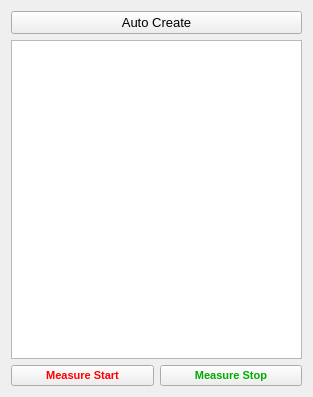
<?xml version="1.0" encoding="UTF-8"?>
<ui version="4.0">
 <class>FormAutoMeasurement</class>
 <widget class="QWidget" name="FormAutoMeasurement">
  <property name="geometry">
   <rect>
    <x>0</x>
    <y>0</y>
    <width>313</width>
    <height>397</height>
   </rect>
  </property>
  <property name="windowTitle">
   <string>Form</string>
  </property>
  <layout class="QVBoxLayout" name="verticalLayout">
   <item>
    <widget class="QPushButton" name="pushBtn_AutoCreate">
     <property name="font">
      <font>
       <pointsize>10</pointsize>
      </font>
     </property>
     <property name="text">
      <string>Auto Create</string>
     </property>
    </widget>
   </item>
   <item>
    <widget class="QTableView" name="tableView"/>
   </item>
   <item>
    <layout class="QHBoxLayout" name="horizontalLayout">
     <item>
      <widget class="QPushButton" name="btnMeasureStart">
       <property name="palette">
        <palette>
         <active>
          <colorrole role="ButtonText">
           <brush brushstyle="SolidPattern">
            <color alpha="255">
             <red>255</red>
             <green>0</green>
             <blue>0</blue>
            </color>
           </brush>
          </colorrole>
         </active>
         <inactive>
          <colorrole role="ButtonText">
           <brush brushstyle="SolidPattern">
            <color alpha="255">
             <red>255</red>
             <green>0</green>
             <blue>0</blue>
            </color>
           </brush>
          </colorrole>
         </inactive>
         <disabled>
          <colorrole role="ButtonText">
           <brush brushstyle="SolidPattern">
            <color alpha="255">
             <red>120</red>
             <green>120</green>
             <blue>120</blue>
            </color>
           </brush>
          </colorrole>
         </disabled>
        </palette>
       </property>
       <property name="font">
        <font>
         <pointsize>8</pointsize>
         <weight>75</weight>
         <italic>false</italic>
         <bold>true</bold>
        </font>
       </property>
       <property name="text">
        <string>Measure Start</string>
       </property>
      </widget>
     </item>
     <item>
      <widget class="QPushButton" name="btnMeasureStop">
       <property name="palette">
        <palette>
         <active>
          <colorrole role="ButtonText">
           <brush brushstyle="SolidPattern">
            <color alpha="255">
             <red>0</red>
             <green>170</green>
             <blue>0</blue>
            </color>
           </brush>
          </colorrole>
         </active>
         <inactive>
          <colorrole role="ButtonText">
           <brush brushstyle="SolidPattern">
            <color alpha="255">
             <red>0</red>
             <green>170</green>
             <blue>0</blue>
            </color>
           </brush>
          </colorrole>
         </inactive>
         <disabled>
          <colorrole role="ButtonText">
           <brush brushstyle="SolidPattern">
            <color alpha="255">
             <red>120</red>
             <green>120</green>
             <blue>120</blue>
            </color>
           </brush>
          </colorrole>
         </disabled>
        </palette>
       </property>
       <property name="font">
        <font>
         <pointsize>8</pointsize>
         <weight>75</weight>
         <italic>false</italic>
         <bold>true</bold>
        </font>
       </property>
       <property name="text">
        <string>Measure Stop</string>
       </property>
      </widget>
     </item>
    </layout>
   </item>
  </layout>
 </widget>
 <tabstops>
  <tabstop>pushBtn_AutoCreate</tabstop>
  <tabstop>tableView</tabstop>
  <tabstop>btnMeasureStart</tabstop>
  <tabstop>btnMeasureStop</tabstop>
 </tabstops>
 <resources/>
 <connections/>
</ui>
